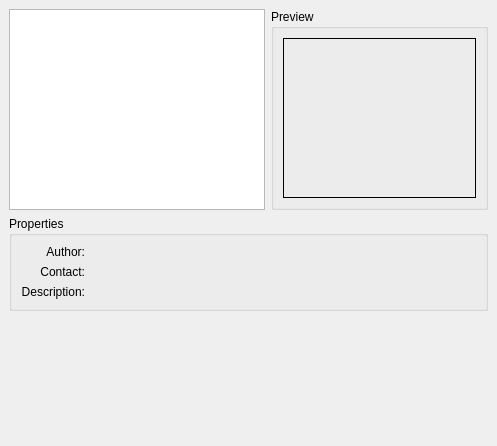
<ui version="4.0" >
 <class>BackgroundSelector</class>
 <widget class="QWidget" name="BackgroundSelector" >
  <property name="geometry" >
   <rect>
    <x>0</x>
    <y>0</y>
    <width>497</width>
    <height>446</height>
   </rect>
  </property>
  <property name="maximumSize" >
   <size>
    <width>800</width>
    <height>600</height>
   </size>
  </property>
  <layout class="QVBoxLayout" >
   <property name="spacing" >
    <number>6</number>
   </property>
   <property name="margin" >
    <number>9</number>
   </property>
   <item>
    <layout class="QHBoxLayout" >
     <property name="spacing" >
      <number>6</number>
     </property>
     <property name="margin" >
      <number>0</number>
     </property>
     <item>
      <widget class="QListWidget" name="backgroundNameList" >
       <property name="minimumSize" >
        <size>
         <width>120</width>
         <height>0</height>
        </size>
       </property>
      </widget>
     </item>
     <item>
      <widget class="QGroupBox" name="groupBox_2" >
       <property name="sizePolicy" >
        <sizepolicy vsizetype="Expanding" hsizetype="Expanding" >
         <horstretch>0</horstretch>
         <verstretch>0</verstretch>
        </sizepolicy>
       </property>
       <property name="title" >
        <string>Preview</string>
       </property>
       <layout class="QVBoxLayout" >
        <property name="spacing" >
         <number>6</number>
        </property>
        <property name="margin" >
         <number>9</number>
        </property>
        <item>
         <widget class="QLabel" name="backgroundPreview" >
          <property name="sizePolicy" >
           <sizepolicy vsizetype="Expanding" hsizetype="Expanding" >
            <horstretch>0</horstretch>
            <verstretch>0</verstretch>
           </sizepolicy>
          </property>
          <property name="minimumSize" >
           <size>
            <width>120</width>
            <height>160</height>
           </size>
          </property>
          <property name="frameShape" >
           <enum>QFrame::Box</enum>
          </property>
         </widget>
        </item>
       </layout>
      </widget>
     </item>
    </layout>
   </item>
   <item>
    <widget class="QGroupBox" name="groupBox" >
     <property name="title" >
      <string>Properties</string>
     </property>
     <layout class="QHBoxLayout" >
      <property name="spacing" >
       <number>6</number>
      </property>
      <property name="margin" >
       <number>9</number>
      </property>
      <item>
       <layout class="QVBoxLayout" >
        <property name="spacing" >
         <number>6</number>
        </property>
        <property name="margin" >
         <number>0</number>
        </property>
        <item>
         <widget class="QLabel" name="labelAuthor" >
          <property name="text" >
           <string>Author:</string>
          </property>
          <property name="alignment" >
           <set>Qt::AlignRight|Qt::AlignTrailing|Qt::AlignVCenter</set>
          </property>
         </widget>
        </item>
        <item>
         <widget class="QLabel" name="labelContact" >
          <property name="text" >
           <string>Contact:</string>
          </property>
          <property name="alignment" >
           <set>Qt::AlignRight|Qt::AlignTrailing|Qt::AlignVCenter</set>
          </property>
         </widget>
        </item>
        <item>
         <widget class="QLabel" name="labelDescription" >
          <property name="text" >
           <string>Description:</string>
          </property>
          <property name="alignment" >
           <set>Qt::AlignRight|Qt::AlignTrailing|Qt::AlignVCenter</set>
          </property>
         </widget>
        </item>
       </layout>
      </item>
      <item>
       <layout class="QVBoxLayout" >
        <property name="spacing" >
         <number>6</number>
        </property>
        <property name="margin" >
         <number>0</number>
        </property>
        <item>
         <widget class="QLabel" name="backgroundAuthor" >
          <property name="text" >
           <string/>
          </property>
         </widget>
        </item>
        <item>
         <widget class="QLabel" name="backgroundContact" >
          <property name="text" >
           <string/>
          </property>
         </widget>
        </item>
        <item>
         <widget class="QLabel" name="backgroundDescription" >
          <property name="text" >
           <string/>
          </property>
         </widget>
        </item>
       </layout>
      </item>
      <item>
       <spacer>
        <property name="orientation" >
         <enum>Qt::Horizontal</enum>
        </property>
        <property name="sizeHint" stdset="0" >
         <size>
          <width>40</width>
          <height>20</height>
         </size>
        </property>
       </spacer>
      </item>
     </layout>
    </widget>
   </item>
   <item>
    <widget class="QLineEdit" name="kcfg_Background" >
     <property name="enabled" >
      <bool>false</bool>
     </property>
     <property name="frame" >
      <bool>false</bool>
     </property>
     <property name="readOnly" >
      <bool>false</bool>
     </property>
    </widget>
   </item>
   <item>
    <spacer>
     <property name="orientation" >
      <enum>Qt::Vertical</enum>
     </property>
     <property name="sizeHint" stdset="0" >
      <size>
       <width>20</width>
       <height>40</height>
      </size>
     </property>
    </spacer>
   </item>
  </layout>
 </widget>
 <resources/>
 <connections/>
</ui>
